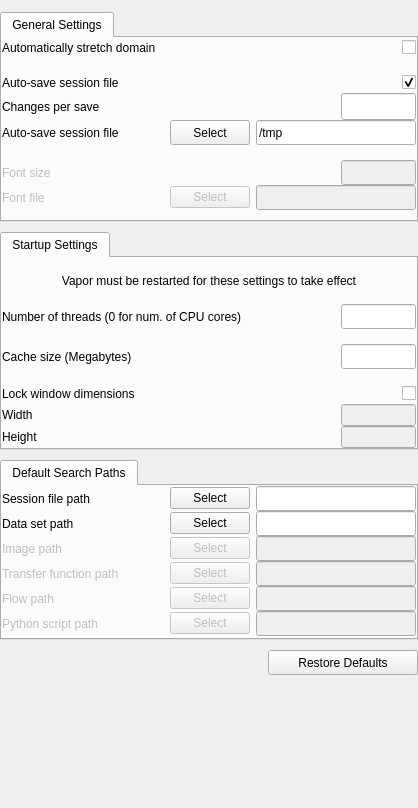
<?xml version="1.0" encoding="UTF-8"?>
<ui version="4.0">
 <class>SettingsGUI</class>
 <widget class="QWidget" name="SettingsGUI">
  <property name="enabled">
   <bool>true</bool>
  </property>
  <property name="geometry">
   <rect>
    <x>0</x>
    <y>0</y>
    <width>418</width>
    <height>808</height>
   </rect>
  </property>
  <property name="minimumSize">
   <size>
    <width>418</width>
    <height>400</height>
   </size>
  </property>
  <property name="maximumSize">
   <size>
    <width>418</width>
    <height>1200</height>
   </size>
  </property>
  <property name="baseSize">
   <size>
    <width>415</width>
    <height>0</height>
   </size>
  </property>
  <property name="windowTitle">
   <string>Form1</string>
  </property>
  <property name="whatsThis">
   <string>&lt;html&gt;&lt;head/&gt;&lt;body&gt;&lt;p&gt;This panel specifies application settings currently in use. Click &amp;quot;Make default&amp;quot; if you want these settings to apply the next time you start VAPOR.&lt;/p&gt;&lt;/body&gt;&lt;/html&gt;</string>
  </property>
  <layout class="QVBoxLayout" name="verticalLayout_7">
   <property name="spacing">
    <number>10</number>
   </property>
   <property name="leftMargin">
    <number>0</number>
   </property>
   <property name="topMargin">
    <number>12</number>
   </property>
   <property name="rightMargin">
    <number>0</number>
   </property>
   <property name="bottomMargin">
    <number>0</number>
   </property>
   <item>
    <widget class="QTabWidget" name="_generalSettingsTab">
     <property name="minimumSize">
      <size>
       <width>0</width>
       <height>0</height>
      </size>
     </property>
     <property name="currentIndex">
      <number>0</number>
     </property>
     <widget class="QWidget" name="tab_4">
      <attribute name="title">
       <string>General Settings</string>
      </attribute>
      <layout class="QVBoxLayout" name="verticalLayout_5">
       <property name="spacing">
        <number>15</number>
       </property>
       <property name="leftMargin">
        <number>0</number>
       </property>
       <property name="topMargin">
        <number>0</number>
       </property>
       <property name="rightMargin">
        <number>0</number>
       </property>
       <property name="bottomMargin">
        <number>10</number>
       </property>
       <item>
        <layout class="QHBoxLayout" name="horizontalLayout_10">
         <item>
          <widget class="QLabel" name="label_7">
           <property name="text">
            <string>Automatically stretch domain</string>
           </property>
          </widget>
         </item>
         <item>
          <spacer name="horizontalSpacer_7">
           <property name="orientation">
            <enum>Qt::Horizontal</enum>
           </property>
           <property name="sizeHint" stdset="0">
            <size>
             <width>40</width>
             <height>20</height>
            </size>
           </property>
          </spacer>
         </item>
         <item>
          <widget class="QCheckBox" name="_autoStretchCheckbox">
           <property name="toolTip">
            <string>When loading data, the shortest dimension is shorter than 1/10 of the longest then stretch it to 1/2 the longest</string>
           </property>
           <property name="text">
            <string/>
           </property>
          </widget>
         </item>
        </layout>
       </item>
       <item>
        <layout class="QVBoxLayout" name="verticalLayout_4">
         <property name="spacing">
          <number>0</number>
         </property>
         <property name="bottomMargin">
          <number>0</number>
         </property>
         <item>
          <layout class="QHBoxLayout" name="horizontalLayout_2">
           <item>
            <widget class="QLabel" name="label">
             <property name="text">
              <string>Auto-save session file</string>
             </property>
            </widget>
           </item>
           <item>
            <spacer name="horizontalSpacer">
             <property name="orientation">
              <enum>Qt::Horizontal</enum>
             </property>
             <property name="sizeHint" stdset="0">
              <size>
               <width>40</width>
               <height>20</height>
              </size>
             </property>
            </spacer>
           </item>
           <item>
            <widget class="QCheckBox" name="_autoSaveCheckbox">
             <property name="enabled">
              <bool>true</bool>
             </property>
             <property name="toolTip">
              <string>Check to enable automatic session saving</string>
             </property>
             <property name="whatsThis">
              <string>If the session change interval is positive and if the automatic save checkbox is checked, then every time the specified number of session changes has been made the current session is saved to the session autosave file.  This is useful if there is a likelihood of crash or of terminating the application, and you would like to be able to recover your last session.</string>
             </property>
             <property name="text">
              <string/>
             </property>
             <property name="checked">
              <bool>true</bool>
             </property>
            </widget>
           </item>
          </layout>
         </item>
         <item>
          <layout class="QHBoxLayout" name="horizontalLayout_3">
           <item>
            <widget class="QLabel" name="label_2">
             <property name="text">
              <string>Changes per save</string>
             </property>
            </widget>
           </item>
           <item>
            <spacer name="horizontalSpacer_2">
             <property name="orientation">
              <enum>Qt::Horizontal</enum>
             </property>
             <property name="sizeHint" stdset="0">
              <size>
               <width>40</width>
               <height>20</height>
              </size>
             </property>
            </spacer>
           </item>
           <item>
            <widget class="QLineEdit" name="_autoSaveIntervalEdit">
             <property name="enabled">
              <bool>true</bool>
             </property>
             <property name="minimumSize">
              <size>
               <width>0</width>
               <height>25</height>
              </size>
             </property>
             <property name="maximumSize">
              <size>
               <width>75</width>
               <height>32767</height>
              </size>
             </property>
             <property name="toolTip">
              <string>Specify the number of session changes per auto save</string>
             </property>
             <property name="whatsThis">
              <string>If the session change interval is positive and if the automatic save checkbox is checked, then every time the specified number of session changes has been made the current session is saved to the session autosave file.  This is useful if there is a likelihood of crash or of terminating the application, and you would like to be able to recover your last session.</string>
             </property>
             <property name="alignment">
              <set>Qt::AlignHCenter</set>
             </property>
            </widget>
           </item>
          </layout>
         </item>
         <item>
          <layout class="QHBoxLayout" name="horizontalLayout_20">
           <property name="bottomMargin">
            <number>0</number>
           </property>
           <item>
            <widget class="QLabel" name="textLabel1_2_5_2_2">
             <property name="enabled">
              <bool>true</bool>
             </property>
             <property name="toolTip">
              <string>Name of file where sessions are automatically saved</string>
             </property>
             <property name="whatsThis">
              <string>The file specified for auto save is overwritten every time there is an automatic session save</string>
             </property>
             <property name="text">
              <string>Auto-save session file</string>
             </property>
             <property name="wordWrap">
              <bool>false</bool>
             </property>
            </widget>
           </item>
           <item>
            <spacer name="spacer85">
             <property name="orientation">
              <enum>Qt::Horizontal</enum>
             </property>
             <property name="sizeType">
              <enum>QSizePolicy::Expanding</enum>
             </property>
             <property name="sizeHint" stdset="0">
              <size>
               <width>82</width>
               <height>20</height>
              </size>
             </property>
            </spacer>
           </item>
           <item>
            <widget class="QPushButton" name="_autoSaveFileButton">
             <property name="enabled">
              <bool>true</bool>
             </property>
             <property name="minimumSize">
              <size>
               <width>0</width>
               <height>25</height>
              </size>
             </property>
             <property name="toolTip">
              <string>Click to choose session auto save filename</string>
             </property>
             <property name="whatsThis">
              <string>The file specified for auto save is overwritten every time there is an automatic session save</string>
             </property>
             <property name="text">
              <string>Select</string>
             </property>
             <property name="autoDefault">
              <bool>false</bool>
             </property>
            </widget>
           </item>
           <item>
            <widget class="QLineEdit" name="_autoSaveFileEdit">
             <property name="enabled">
              <bool>true</bool>
             </property>
             <property name="minimumSize">
              <size>
               <width>160</width>
               <height>25</height>
              </size>
             </property>
             <property name="toolTip">
              <string>Specify the file name and path (if not in the current directory) where sessions are automatically saved</string>
             </property>
             <property name="whatsThis">
              <string>The file specified for auto save is overwritten every time there is an automatic session save</string>
             </property>
             <property name="text">
              <string>/tmp</string>
             </property>
            </widget>
           </item>
          </layout>
         </item>
        </layout>
       </item>
       <item>
        <layout class="QVBoxLayout" name="verticalLayout">
         <property name="spacing">
          <number>0</number>
         </property>
         <property name="topMargin">
          <number>0</number>
         </property>
         <property name="bottomMargin">
          <number>0</number>
         </property>
         <item>
          <layout class="QHBoxLayout" name="horizontalLayout_22">
           <property name="bottomMargin">
            <number>0</number>
           </property>
           <item>
            <widget class="QLabel" name="label_17">
             <property name="enabled">
              <bool>false</bool>
             </property>
             <property name="text">
              <string>Font size</string>
             </property>
            </widget>
           </item>
           <item>
            <spacer name="horizontalSpacer_17">
             <property name="orientation">
              <enum>Qt::Horizontal</enum>
             </property>
             <property name="sizeHint" stdset="0">
              <size>
               <width>40</width>
               <height>20</height>
              </size>
             </property>
            </spacer>
           </item>
           <item>
            <widget class="QLineEdit" name="_fontSizeEdit">
             <property name="enabled">
              <bool>false</bool>
             </property>
             <property name="minimumSize">
              <size>
               <width>0</width>
               <height>25</height>
              </size>
             </property>
             <property name="maximumSize">
              <size>
               <width>75</width>
               <height>16777215</height>
              </size>
             </property>
            </widget>
           </item>
          </layout>
         </item>
         <item>
          <layout class="QHBoxLayout" name="horizontalLayout_21">
           <property name="bottomMargin">
            <number>0</number>
           </property>
           <item>
            <widget class="QLabel" name="label_16">
             <property name="enabled">
              <bool>false</bool>
             </property>
             <property name="text">
              <string>Font file</string>
             </property>
            </widget>
           </item>
           <item>
            <spacer name="horizontalSpacer_16">
             <property name="orientation">
              <enum>Qt::Horizontal</enum>
             </property>
             <property name="sizeHint" stdset="0">
              <size>
               <width>40</width>
               <height>20</height>
              </size>
             </property>
            </spacer>
           </item>
           <item>
            <widget class="QPushButton" name="_fontFileButton">
             <property name="enabled">
              <bool>false</bool>
             </property>
             <property name="text">
              <string>Select</string>
             </property>
            </widget>
           </item>
           <item>
            <widget class="QLineEdit" name="_fontFileEdit">
             <property name="enabled">
              <bool>false</bool>
             </property>
             <property name="minimumSize">
              <size>
               <width>160</width>
               <height>25</height>
              </size>
             </property>
            </widget>
           </item>
          </layout>
         </item>
        </layout>
       </item>
      </layout>
     </widget>
    </widget>
   </item>
   <item>
    <widget class="QTabWidget" name="tabWidget">
     <property name="currentIndex">
      <number>0</number>
     </property>
     <widget class="QWidget" name="tab">
      <attribute name="title">
       <string>Startup Settings</string>
      </attribute>
      <layout class="QVBoxLayout" name="verticalLayout_9">
       <property name="spacing">
        <number>15</number>
       </property>
       <property name="leftMargin">
        <number>0</number>
       </property>
       <property name="topMargin">
        <number>15</number>
       </property>
       <property name="rightMargin">
        <number>0</number>
       </property>
       <property name="bottomMargin">
        <number>0</number>
       </property>
       <item>
        <widget class="QLabel" name="label_3">
         <property name="text">
          <string>Vapor must be restarted for these settings to take effect</string>
         </property>
         <property name="alignment">
          <set>Qt::AlignCenter</set>
         </property>
        </widget>
       </item>
       <item>
        <layout class="QHBoxLayout" name="horizontalLayout_12">
         <property name="topMargin">
          <number>0</number>
         </property>
         <item>
          <widget class="QLabel" name="label_9">
           <property name="text">
            <string>Number of threads (0 for num. of CPU cores)</string>
           </property>
          </widget>
         </item>
         <item>
          <spacer name="horizontalSpacer_9">
           <property name="orientation">
            <enum>Qt::Horizontal</enum>
           </property>
           <property name="sizeHint" stdset="0">
            <size>
             <width>40</width>
             <height>20</height>
            </size>
           </property>
          </spacer>
         </item>
         <item>
          <widget class="QLineEdit" name="_numThreadsEdit">
           <property name="minimumSize">
            <size>
             <width>0</width>
             <height>25</height>
            </size>
           </property>
           <property name="maximumSize">
            <size>
             <width>75</width>
             <height>16777215</height>
            </size>
           </property>
           <property name="alignment">
            <set>Qt::AlignCenter</set>
           </property>
          </widget>
         </item>
        </layout>
       </item>
       <item>
        <layout class="QHBoxLayout" name="horizontalLayout_5">
         <item>
          <widget class="QLabel" name="textLabel1_2">
           <property name="whatsThis">
            <string>The data cache size is the total amount of memory that VAPOR will used to hold volume data.  Best performance is obtained by choosing a value approximately equal to the physical memory that is available for the application.  If this is too large or too small the performance will be slowed.</string>
           </property>
           <property name="text">
            <string>Cache size (Megabytes)</string>
           </property>
           <property name="wordWrap">
            <bool>false</bool>
           </property>
          </widget>
         </item>
         <item>
          <spacer name="spacer2_2">
           <property name="orientation">
            <enum>Qt::Horizontal</enum>
           </property>
           <property name="sizeType">
            <enum>QSizePolicy::Expanding</enum>
           </property>
           <property name="sizeHint" stdset="0">
            <size>
             <width>69</width>
             <height>21</height>
            </size>
           </property>
          </spacer>
         </item>
         <item>
          <widget class="QLineEdit" name="_cacheSizeEdit">
           <property name="minimumSize">
            <size>
             <width>0</width>
             <height>25</height>
            </size>
           </property>
           <property name="maximumSize">
            <size>
             <width>75</width>
             <height>32767</height>
            </size>
           </property>
           <property name="toolTip">
            <string>Specify total number of megabytes that will be used for data cache</string>
           </property>
           <property name="whatsThis">
            <string>The data cache size is the total amount of memory that VAPOR will used to hold volume data.  Best performance is obtained by choosing a value approximately equal to the physical memory that is available for the application.  If this is too large or too small the performance will be slowed.</string>
           </property>
           <property name="alignment">
            <set>Qt::AlignHCenter</set>
           </property>
          </widget>
         </item>
        </layout>
       </item>
       <item>
        <layout class="QVBoxLayout" name="verticalLayout_6">
         <property name="spacing">
          <number>0</number>
         </property>
         <property name="topMargin">
          <number>0</number>
         </property>
         <item>
          <layout class="QHBoxLayout" name="horizontalLayout_7">
           <item>
            <widget class="QLabel" name="label_4">
             <property name="text">
              <string>Lock window dimensions</string>
             </property>
            </widget>
           </item>
           <item>
            <spacer name="horizontalSpacer_4">
             <property name="orientation">
              <enum>Qt::Horizontal</enum>
             </property>
             <property name="sizeHint" stdset="0">
              <size>
               <width>40</width>
               <height>20</height>
              </size>
             </property>
            </spacer>
           </item>
           <item>
            <widget class="QCheckBox" name="_windowSizeCheckbox">
             <property name="toolTip">
              <string>&lt;!DOCTYPE HTML PUBLIC &quot;-//W3C//DTD HTML 4.0//EN&quot; &quot;http://www.w3.org/TR/REC-html40/strict.dtd&quot;&gt;
&lt;html&gt;&lt;head&gt;&lt;meta name=&quot;qrichtext&quot; content=&quot;1&quot; /&gt;&lt;style type=&quot;text/css&quot;&gt;
p, li { white-space: pre-wrap; }
&lt;/style&gt;&lt;/head&gt;&lt;body style=&quot; font-family:'MS Shell Dlg 2'; font-size:8.25pt; font-weight:400; font-style:normal;&quot;&gt;
&lt;p style=&quot; margin-top:0px; margin-bottom:0px; margin-left:0px; margin-right:0px; -qt-block-indent:0; text-indent:0px;&quot;&gt;&lt;span style=&quot; font-size:8pt;&quot;&gt;When checked, the VAPOR window is required (at the next time vaporgui starts) to have the specified width and height.  Preferences must be saved for this to take effect.&lt;/span&gt;&lt;/p&gt;&lt;/body&gt;&lt;/html&gt;</string>
             </property>
             <property name="whatsThis">
              <string>&lt;!DOCTYPE HTML PUBLIC &quot;-//W3C//DTD HTML 4.0//EN&quot; &quot;http://www.w3.org/TR/REC-html40/strict.dtd&quot;&gt;
&lt;html&gt;&lt;head&gt;&lt;meta name=&quot;qrichtext&quot; content=&quot;1&quot; /&gt;&lt;style type=&quot;text/css&quot;&gt;
p, li { white-space: pre-wrap; }
&lt;/style&gt;&lt;/head&gt;&lt;body style=&quot; font-family:'MS Shell Dlg 2'; font-size:8.25pt; font-weight:400; font-style:normal;&quot;&gt;
&lt;p style=&quot; margin-top:0px; margin-bottom:0px; margin-left:0px; margin-right:0px; -qt-block-indent:0; text-indent:0px;&quot;&gt;&lt;span style=&quot; font-size:8pt;&quot;&gt;This setting only takes place after the preferences are saved to disk and vaporgui is restarted.  When the checkbox is checked, the specified window width and height will be used the next time vaporgui is launched.&lt;/span&gt;&lt;/p&gt;&lt;/body&gt;&lt;/html&gt;</string>
             </property>
             <property name="text">
              <string/>
             </property>
            </widget>
           </item>
          </layout>
         </item>
         <item>
          <layout class="QHBoxLayout" name="horizontalLayout_8">
           <property name="spacing">
            <number>0</number>
           </property>
           <item>
            <widget class="QLabel" name="label_5">
             <property name="text">
              <string>Width</string>
             </property>
            </widget>
           </item>
           <item>
            <spacer name="horizontalSpacer_5">
             <property name="orientation">
              <enum>Qt::Horizontal</enum>
             </property>
             <property name="sizeHint" stdset="0">
              <size>
               <width>40</width>
               <height>20</height>
              </size>
             </property>
            </spacer>
           </item>
           <item>
            <widget class="QLineEdit" name="_windowWidthEdit">
             <property name="enabled">
              <bool>false</bool>
             </property>
             <property name="maximumSize">
              <size>
               <width>75</width>
               <height>16777215</height>
              </size>
             </property>
             <property name="toolTip">
              <string>&lt;!DOCTYPE HTML PUBLIC &quot;-//W3C//DTD HTML 4.0//EN&quot; &quot;http://www.w3.org/TR/REC-html40/strict.dtd&quot;&gt;
&lt;html&gt;&lt;head&gt;&lt;meta name=&quot;qrichtext&quot; content=&quot;1&quot; /&gt;&lt;style type=&quot;text/css&quot;&gt;
p, li { white-space: pre-wrap; }
&lt;/style&gt;&lt;/head&gt;&lt;body style=&quot; font-family:'MS Shell Dlg 2'; font-size:8.25pt; font-weight:400; font-style:normal;&quot;&gt;
&lt;p style=&quot; margin-top:0px; margin-bottom:0px; margin-left:0px; margin-right:0px; -qt-block-indent:0; text-indent:0px;&quot;&gt;&lt;span style=&quot; font-size:8pt;&quot;&gt;When checked, the VAPOR window is required (at the next time vaporgui starts) to have the specified width and height.  Preferences must be saved for this to take effect.&lt;/span&gt;&lt;/p&gt;&lt;/body&gt;&lt;/html&gt;</string>
             </property>
             <property name="whatsThis">
              <string>&lt;!DOCTYPE HTML PUBLIC &quot;-//W3C//DTD HTML 4.0//EN&quot; &quot;http://www.w3.org/TR/REC-html40/strict.dtd&quot;&gt;
&lt;html&gt;&lt;head&gt;&lt;meta name=&quot;qrichtext&quot; content=&quot;1&quot; /&gt;&lt;style type=&quot;text/css&quot;&gt;
p, li { white-space: pre-wrap; }
&lt;/style&gt;&lt;/head&gt;&lt;body style=&quot; font-family:'MS Shell Dlg 2'; font-size:8.25pt; font-weight:400; font-style:normal;&quot;&gt;
&lt;p style=&quot; margin-top:0px; margin-bottom:0px; margin-left:0px; margin-right:0px; -qt-block-indent:0; text-indent:0px;&quot;&gt;&lt;span style=&quot; font-size:8pt;&quot;&gt;This setting only takes place after the preferences are saved to disk and vaporgui is restarted.  When the checkbox is checked, the specified window width and height will be used the next time vaporgui is launched.&lt;/span&gt;&lt;/p&gt;&lt;/body&gt;&lt;/html&gt;</string>
             </property>
             <property name="alignment">
              <set>Qt::AlignCenter</set>
             </property>
            </widget>
           </item>
          </layout>
         </item>
         <item>
          <layout class="QHBoxLayout" name="horizontalLayout_9">
           <property name="spacing">
            <number>0</number>
           </property>
           <property name="bottomMargin">
            <number>0</number>
           </property>
           <item>
            <widget class="QLabel" name="label_6">
             <property name="text">
              <string>Height</string>
             </property>
            </widget>
           </item>
           <item>
            <spacer name="horizontalSpacer_6">
             <property name="orientation">
              <enum>Qt::Horizontal</enum>
             </property>
             <property name="sizeHint" stdset="0">
              <size>
               <width>40</width>
               <height>20</height>
              </size>
             </property>
            </spacer>
           </item>
           <item>
            <widget class="QLineEdit" name="_windowHeightEdit">
             <property name="enabled">
              <bool>false</bool>
             </property>
             <property name="maximumSize">
              <size>
               <width>75</width>
               <height>16777215</height>
              </size>
             </property>
             <property name="toolTip">
              <string>&lt;!DOCTYPE HTML PUBLIC &quot;-//W3C//DTD HTML 4.0//EN&quot; &quot;http://www.w3.org/TR/REC-html40/strict.dtd&quot;&gt;
&lt;html&gt;&lt;head&gt;&lt;meta name=&quot;qrichtext&quot; content=&quot;1&quot; /&gt;&lt;style type=&quot;text/css&quot;&gt;
p, li { white-space: pre-wrap; }
&lt;/style&gt;&lt;/head&gt;&lt;body style=&quot; font-family:'MS Shell Dlg 2'; font-size:8.25pt; font-weight:400; font-style:normal;&quot;&gt;
&lt;p style=&quot; margin-top:0px; margin-bottom:0px; margin-left:0px; margin-right:0px; -qt-block-indent:0; text-indent:0px;&quot;&gt;&lt;span style=&quot; font-size:8pt;&quot;&gt;When checked, the VAPOR window is required (at the next time vaporgui starts) to have the specified width and height.  Preferences must be saved for this to take effect.&lt;/span&gt;&lt;/p&gt;&lt;/body&gt;&lt;/html&gt;</string>
             </property>
             <property name="whatsThis">
              <string>&lt;!DOCTYPE HTML PUBLIC &quot;-//W3C//DTD HTML 4.0//EN&quot; &quot;http://www.w3.org/TR/REC-html40/strict.dtd&quot;&gt;
&lt;html&gt;&lt;head&gt;&lt;meta name=&quot;qrichtext&quot; content=&quot;1&quot; /&gt;&lt;style type=&quot;text/css&quot;&gt;
p, li { white-space: pre-wrap; }
&lt;/style&gt;&lt;/head&gt;&lt;body style=&quot; font-family:'MS Shell Dlg 2'; font-size:8.25pt; font-weight:400; font-style:normal;&quot;&gt;
&lt;p style=&quot; margin-top:0px; margin-bottom:0px; margin-left:0px; margin-right:0px; -qt-block-indent:0; text-indent:0px;&quot;&gt;&lt;span style=&quot; font-size:8pt;&quot;&gt;This setting only takes place after the preferences are saved to disk and vaporgui is restarted.  When the checkbox is checked, the specified window width and height will be used the next time vaporgui is launched.&lt;/span&gt;&lt;/p&gt;&lt;/body&gt;&lt;/html&gt;</string>
             </property>
             <property name="alignment">
              <set>Qt::AlignCenter</set>
             </property>
            </widget>
           </item>
          </layout>
         </item>
        </layout>
       </item>
      </layout>
     </widget>
    </widget>
   </item>
   <item>
    <widget class="QTabWidget" name="defaultDirectoryTab">
     <property name="currentIndex">
      <number>0</number>
     </property>
     <widget class="QWidget" name="tab_3">
      <attribute name="title">
       <string>Default Search Paths</string>
      </attribute>
      <layout class="QVBoxLayout" name="verticalLayout_3">
       <property name="spacing">
        <number>0</number>
       </property>
       <property name="leftMargin">
        <number>0</number>
       </property>
       <property name="topMargin">
        <number>0</number>
       </property>
       <property name="rightMargin">
        <number>0</number>
       </property>
       <property name="bottomMargin">
        <number>0</number>
       </property>
       <item>
        <layout class="QHBoxLayout" name="horizontalLayout_14">
         <property name="topMargin">
          <number>0</number>
         </property>
         <item>
          <widget class="QLabel" name="label_10">
           <property name="text">
            <string>Session file path</string>
           </property>
          </widget>
         </item>
         <item>
          <spacer name="horizontalSpacer_10">
           <property name="orientation">
            <enum>Qt::Horizontal</enum>
           </property>
           <property name="sizeHint" stdset="0">
            <size>
             <width>40</width>
             <height>20</height>
            </size>
           </property>
          </spacer>
         </item>
         <item>
          <widget class="QPushButton" name="_sessionPathButton">
           <property name="text">
            <string>Select</string>
           </property>
          </widget>
         </item>
         <item>
          <widget class="QLineEdit" name="_sessionPathEdit">
           <property name="minimumSize">
            <size>
             <width>160</width>
             <height>25</height>
            </size>
           </property>
          </widget>
         </item>
        </layout>
       </item>
       <item>
        <layout class="QHBoxLayout" name="horizontalLayout_18">
         <property name="topMargin">
          <number>0</number>
         </property>
         <item>
          <widget class="QLabel" name="label_11">
           <property name="text">
            <string>Data set path</string>
           </property>
          </widget>
         </item>
         <item>
          <spacer name="horizontalSpacer_11">
           <property name="orientation">
            <enum>Qt::Horizontal</enum>
           </property>
           <property name="sizeHint" stdset="0">
            <size>
             <width>40</width>
             <height>20</height>
            </size>
           </property>
          </spacer>
         </item>
         <item>
          <widget class="QPushButton" name="_metadataPathButton">
           <property name="text">
            <string>Select</string>
           </property>
          </widget>
         </item>
         <item>
          <widget class="QLineEdit" name="_metadataPathEdit">
           <property name="minimumSize">
            <size>
             <width>160</width>
             <height>25</height>
            </size>
           </property>
          </widget>
         </item>
        </layout>
       </item>
       <item>
        <layout class="QHBoxLayout" name="horizontalLayout_19">
         <property name="topMargin">
          <number>0</number>
         </property>
         <item>
          <widget class="QLabel" name="label_12">
           <property name="enabled">
            <bool>false</bool>
           </property>
           <property name="text">
            <string>Image path</string>
           </property>
          </widget>
         </item>
         <item>
          <spacer name="horizontalSpacer_12">
           <property name="orientation">
            <enum>Qt::Horizontal</enum>
           </property>
           <property name="sizeHint" stdset="0">
            <size>
             <width>40</width>
             <height>20</height>
            </size>
           </property>
          </spacer>
         </item>
         <item>
          <widget class="QPushButton" name="_imagePathButton">
           <property name="enabled">
            <bool>false</bool>
           </property>
           <property name="text">
            <string>Select</string>
           </property>
          </widget>
         </item>
         <item>
          <widget class="QLineEdit" name="_imagePathEdit">
           <property name="enabled">
            <bool>false</bool>
           </property>
           <property name="minimumSize">
            <size>
             <width>160</width>
             <height>25</height>
            </size>
           </property>
          </widget>
         </item>
        </layout>
       </item>
       <item>
        <layout class="QHBoxLayout" name="horizontalLayout_16">
         <property name="topMargin">
          <number>0</number>
         </property>
         <item>
          <widget class="QLabel" name="label_13">
           <property name="enabled">
            <bool>false</bool>
           </property>
           <property name="text">
            <string>Transfer function path</string>
           </property>
          </widget>
         </item>
         <item>
          <spacer name="horizontalSpacer_13">
           <property name="orientation">
            <enum>Qt::Horizontal</enum>
           </property>
           <property name="sizeHint" stdset="0">
            <size>
             <width>40</width>
             <height>20</height>
            </size>
           </property>
          </spacer>
         </item>
         <item>
          <widget class="QPushButton" name="_tfPathButton">
           <property name="enabled">
            <bool>false</bool>
           </property>
           <property name="text">
            <string>Select</string>
           </property>
          </widget>
         </item>
         <item>
          <widget class="QLineEdit" name="_tfPathEdit">
           <property name="enabled">
            <bool>false</bool>
           </property>
           <property name="minimumSize">
            <size>
             <width>160</width>
             <height>25</height>
            </size>
           </property>
          </widget>
         </item>
        </layout>
       </item>
       <item>
        <layout class="QHBoxLayout" name="horizontalLayout_17">
         <property name="topMargin">
          <number>0</number>
         </property>
         <item>
          <widget class="QLabel" name="label_14">
           <property name="enabled">
            <bool>false</bool>
           </property>
           <property name="text">
            <string>Flow path</string>
           </property>
          </widget>
         </item>
         <item>
          <spacer name="horizontalSpacer_14">
           <property name="orientation">
            <enum>Qt::Horizontal</enum>
           </property>
           <property name="sizeHint" stdset="0">
            <size>
             <width>40</width>
             <height>20</height>
            </size>
           </property>
          </spacer>
         </item>
         <item>
          <widget class="QPushButton" name="_flowPathButton">
           <property name="enabled">
            <bool>false</bool>
           </property>
           <property name="text">
            <string>Select</string>
           </property>
          </widget>
         </item>
         <item>
          <widget class="QLineEdit" name="_flowPathEdit">
           <property name="enabled">
            <bool>false</bool>
           </property>
           <property name="minimumSize">
            <size>
             <width>160</width>
             <height>25</height>
            </size>
           </property>
          </widget>
         </item>
        </layout>
       </item>
       <item>
        <layout class="QHBoxLayout" name="horizontalLayout_15">
         <property name="topMargin">
          <number>0</number>
         </property>
         <item>
          <widget class="QLabel" name="label_15">
           <property name="enabled">
            <bool>false</bool>
           </property>
           <property name="text">
            <string>Python script path</string>
           </property>
          </widget>
         </item>
         <item>
          <spacer name="horizontalSpacer_15">
           <property name="orientation">
            <enum>Qt::Horizontal</enum>
           </property>
           <property name="sizeHint" stdset="0">
            <size>
             <width>40</width>
             <height>20</height>
            </size>
           </property>
          </spacer>
         </item>
         <item>
          <widget class="QPushButton" name="_pythonPathButton">
           <property name="enabled">
            <bool>false</bool>
           </property>
           <property name="text">
            <string>Select</string>
           </property>
          </widget>
         </item>
         <item>
          <widget class="QLineEdit" name="_pythonPathEdit">
           <property name="enabled">
            <bool>false</bool>
           </property>
           <property name="minimumSize">
            <size>
             <width>160</width>
             <height>25</height>
            </size>
           </property>
          </widget>
         </item>
        </layout>
       </item>
      </layout>
     </widget>
    </widget>
   </item>
   <item>
    <layout class="QHBoxLayout" name="horizontalLayout_4">
     <property name="spacing">
      <number>0</number>
     </property>
     <property name="bottomMargin">
      <number>0</number>
     </property>
     <item>
      <spacer name="horizontalSpacer_3">
       <property name="orientation">
        <enum>Qt::Horizontal</enum>
       </property>
       <property name="sizeHint" stdset="0">
        <size>
         <width>40</width>
         <height>20</height>
        </size>
       </property>
      </spacer>
     </item>
     <item>
      <widget class="QPushButton" name="_defaultButton">
       <property name="enabled">
        <bool>true</bool>
       </property>
       <property name="minimumSize">
        <size>
         <width>150</width>
         <height>25</height>
        </size>
       </property>
       <property name="toolTip">
        <string>Click to reset all user preferences and parameter values to their original default values</string>
       </property>
       <property name="text">
        <string>Restore Defaults</string>
       </property>
       <property name="shortcut">
        <string/>
       </property>
       <property name="autoRepeat">
        <bool>false</bool>
       </property>
       <property name="autoDefault">
        <bool>false</bool>
       </property>
      </widget>
     </item>
    </layout>
   </item>
   <item>
    <spacer name="spacer202">
     <property name="orientation">
      <enum>Qt::Vertical</enum>
     </property>
     <property name="sizeType">
      <enum>QSizePolicy::Expanding</enum>
     </property>
     <property name="sizeHint" stdset="0">
      <size>
       <width>20</width>
       <height>224</height>
      </size>
     </property>
    </spacer>
   </item>
  </layout>
 </widget>
 <layoutdefault spacing="6" margin="11"/>
 <resources/>
 <connections/>
</ui>
